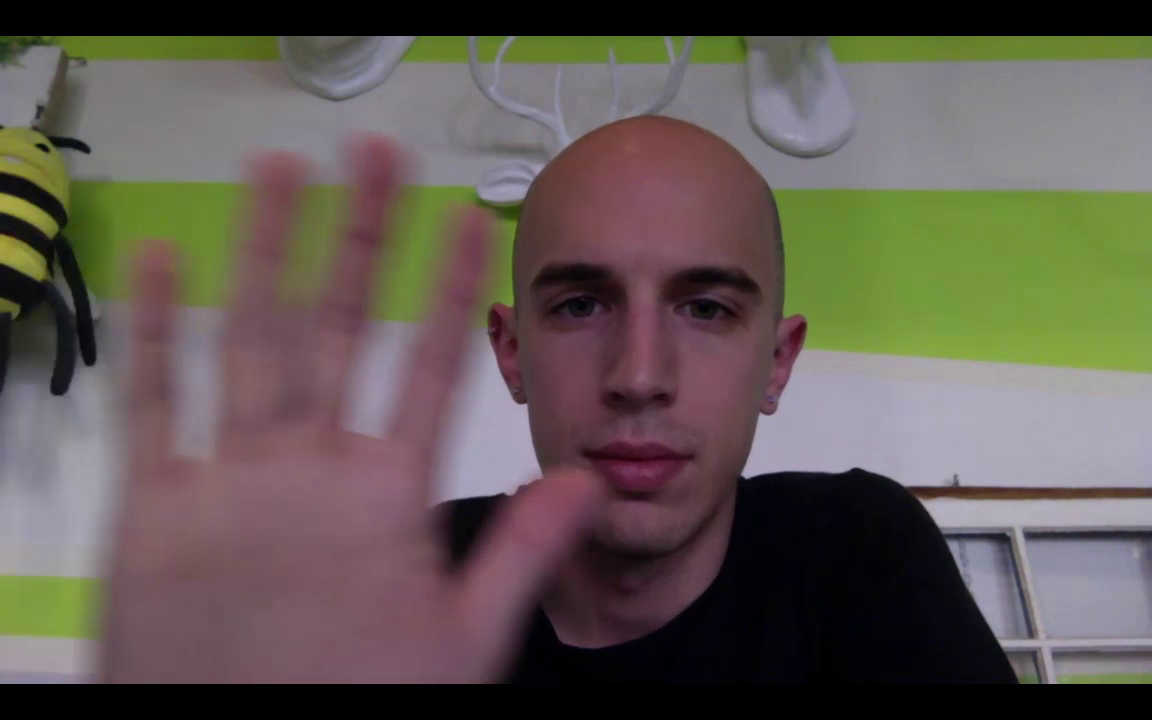
#> input picture frame 45 of Haar_cascade_Face_detection/Face_detection_video/video.mp4, 1152 x 720 px, given in place of the camera
$ python gather_selfies.py --face-cascade haarcascade_frontalface_default.xml --output out.png   (older library calls are emulated)
#> lines starting #> are read from the running program, lines starting #| are printed output that depends on the picture
### Face_recognition/mtImageSearch/face_recognition/facedetector.py
# import the necessary packages
import cv2

class FaceDetector:
	def __init__(self, faceCascadePath):
		# load pre-trained face detector to initialize classifier
		self.faceCascade = cv2.CascadeClassifier(faceCascadePath)

	def detect(self, image, scaleFactor=1.1, minNeighbors=5, minSize=(30, 30)):
		# detect faces in the image
		rects = self.faceCascade.detectMultiScale(image, scaleFactor=scaleFactor,
			minNeighbors=minNeighbors, minSize=minSize, flags=cv2.cv.CV_HAAR_SCALE_IMAGE)

		# return the bounding boxes around the faces in the image
		return rects

### Face_recognition/gather_selfies.py
# -*- coding:utf-8 -*-

'''
usage:
    python gather_selfies.py --face-cascade cascades/haarcascade_frontalface_default.xml --output output/faces/morpheus.txt

purpose:
    利用 base64 將圖片內容轉為 base64 的字串儲成檔案

'''

# import the necessary packages
from __future__ import print_function
from mtImageSearch.face_recognition import FaceDetector
from imutils import encodings
import argparse
import imutils
import cv2

ap = argparse.ArgumentParser()
ap.add_argument("-f", "--face-cascade", required=True, help="path to face detection cascade")
ap.add_argument("-o", "--output", required=True, help="path to output file")
ap.add_argument("-w", "--write-mode", type=str, default="a+", help="write method for the output file")
args = vars(ap.parse_args())

# initialize the face detector, boolean indicating if we are in capturing mode or not, and
# the bounding box color
fd = FaceDetector(args["face_cascade"])
captureMode = False
color = (0, 255, 0)

# grab a reference to the webcam and open the output file for writing
camera = cv2.VideoCapture(0)
f = open(args["output"], args["write_mode"])
total = 0

while True:
    (grabbed, frame) = camera.read()
#> frame is the input picture: shape (720, 1152, 3); mean B, G, R 82.9, 89.7, 97.8

    if not grabbed:
        break
    # resize image to width = 500
    frame = imutils.resize(frame, width=500)
#> frame: shape (312, 500, 3)
    # convert it to grayscale
    gray = cv2.cvtColor(frame, cv2.COLOR_BGR2GRAY)
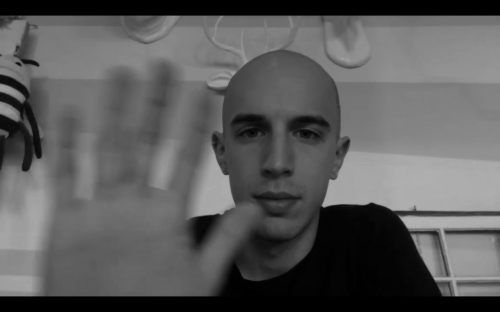
#> gray: shape (312, 500); min 0, max 179, mean 91.4
    # detect faces in the frame and get it bounding rect
    faceRects = fd.detect(gray, scaleFactor=1.1, minNeighbors=9, minSize=(100, 100))
#> in detect, `rects = self.faceCascade.detectMultiScale(image, scaleFactor=scaleFact..`: rects = [[207, 76, 141, 141]]
#> faceRects = [[207, 76, 141, 141]]

    # ensure that at least one face was detected.
    if len(faceRects) > 0:
        (x, y, w, h) = max(faceRects, key=lambda b:(b[2] * b[3]))
#> x = 207; y = 76; w = 141; h = 141

        # if in capture mode, extract the face ROI, encode it into base64 and write it to file
        if captureMode:
            face = gray[y: y + h, x: x + w].copy(order="C")
            # encodings.base64_encode_image 會將 image array 轉成一維陣列並存成
            # image one dimenson array + type + shape
            f.write("{}\n".format(encodings.base64_encode_image(face)))
            total += 1

        # draw bounding box of face on the frame
        cv2.rectangle(frame, (x, y), (x + w, y + h), color, 2)
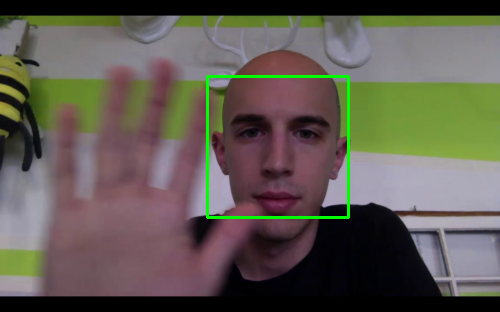
#> frame: shape (312, 500, 3); mean B, G, R 81.9, 91.4, 96.6


    cv2.imshow("Frame", frame)
    key = cv2.waitKey(1) & 0xFF
#> (key q is pressed here)

    # press "c" for capture face
    if key == ord("c"):
        if not captureMode:
            captureMode = True
            color = (0, 0, 255)
        else:
            captureMode = False
            color = (0, 255, 0)
    # press "q" to quit
    elif key == ord("q"):
        break

print("[INFO] wrote {} frames to file".format(total))
f.close()
camera.release()
cv2.destroyAllWindows()

$ run again, starting later in the video
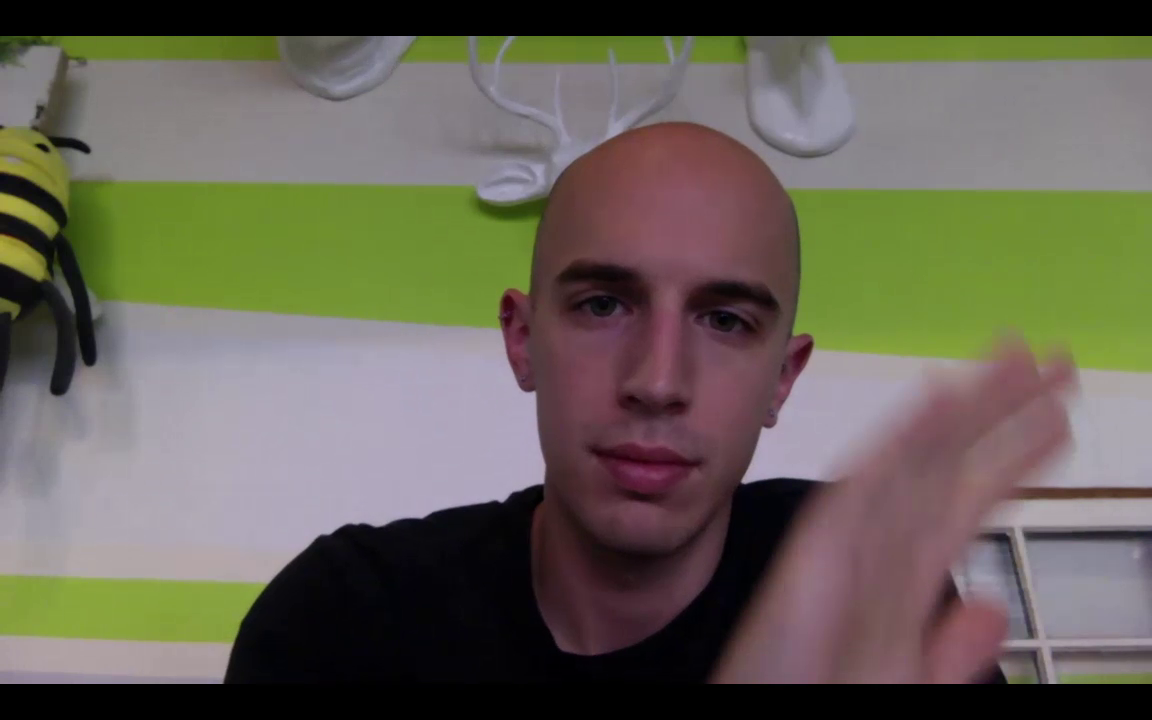
#> input picture frame 204 of Haar_cascade_Face_detection/Face_detection_video/video.mp4, 1152 x 720 px, given in place of the camera
#> frame is the input picture: shape (720, 1152, 3); mean B, G, R 86.3, 98.9, 103.4
#> `gray = cv2.cvtColor(frame, cv2.COLOR_BGR2GRAY)`:
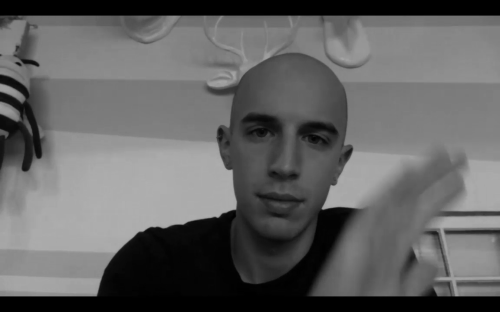
#> gray: shape (312, 500); min 0, max 175, mean 98.8
#> rects = [[218, 79, 139, 139]]
#> x = 218; y = 79; w = 139
#> `cv2.rectangle(frame, (x, y), (x + w, y + h), color, 2)`:
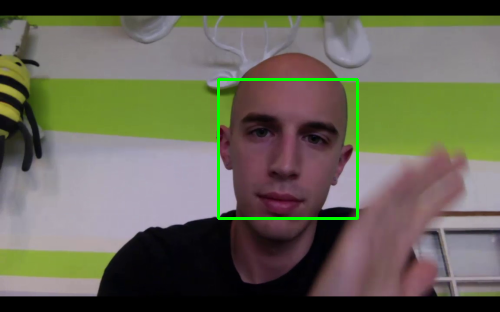
#> frame: shape (312, 500, 3); mean B, G, R 85.4, 100.6, 102.2

$ run again, starting later in the video
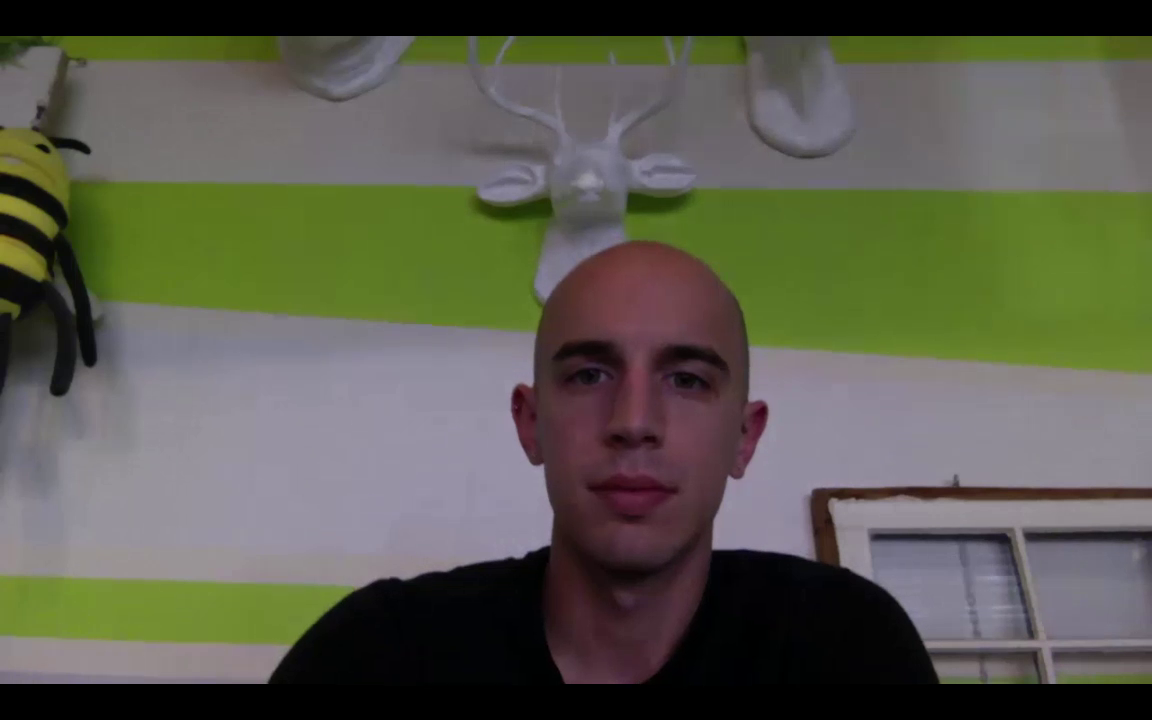
#> input picture frame 364 of Haar_cascade_Face_detection/Face_detection_video/video.mp4, 1152 x 720 px, given in place of the camera
#> frame is the input picture: shape (720, 1152, 3); mean B, G, R 77.9, 91.4, 91
#> `gray = cv2.cvtColor(frame, cv2.COLOR_BGR2GRAY)`:
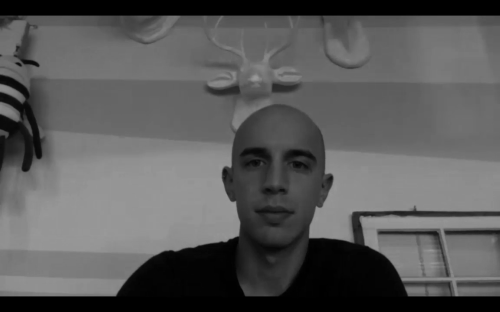
#> gray: shape (312, 500); min 0, max 153, mean 89.7
#> rects = [[217, 115, 119, 119]]
#> x = 217; y = 115; w = 119
#> `cv2.rectangle(frame, (x, y), (x + w, y + h), color, 2)`:
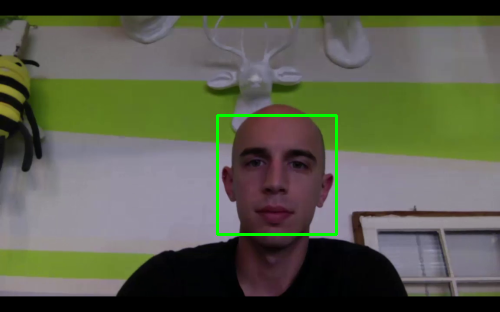
#> frame: shape (312, 500, 3); mean B, G, R 76.9, 92.8, 89.9
